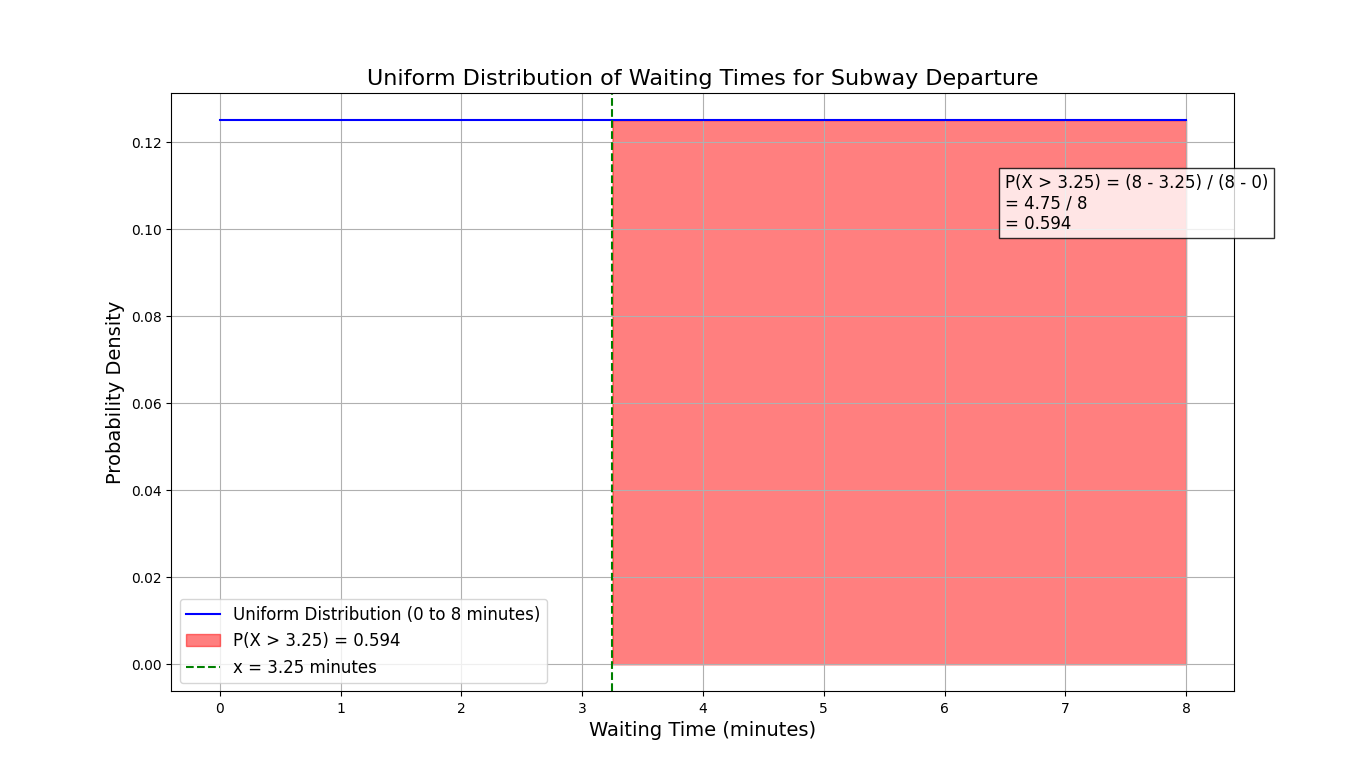

Write Python code to recreate this figure.
import numpy as np
import matplotlib.pyplot as plt

# Parameters for the uniform distribution
a = 0
b = 8
x = 3.25

# Generate data points for the x-axis
x_values = np.linspace(a, b, 1000)

# Calculate the probability density function (PDF)
pdf = [1 / (b - a) for _ in x_values]

# Create the plot
plt.figure(figsize=(10, 6))
plt.plot(x_values, pdf, label='Uniform Distribution (0 to 8 minutes)', color='blue')
plt.fill_between(x_values, 0, pdf, where=(x_values > x), color='red', alpha=0.5, label=f'P(X > {x}) = 0.594')

# Add titles and labels
plt.title('Uniform Distribution of Waiting Times for Subway Departure', fontsize=16)
plt.xlabel('Waiting Time (minutes)', fontsize=14)
plt.ylabel('Probability Density', fontsize=14)

# Add vertical line at x = 3.25
plt.axvline(x, color='green', linestyle='--', label=f'x = {x} minutes')

# Add text annotations
plt.text(6.5, 0.1, f'P(X > {x}) = (8 - {x}) / (8 - 0)\n= {round(8 - x, 3)} / 8\n= 0.594', 
         fontsize=12, bbox=dict(facecolor='white', alpha=0.8))

# Add legend
plt.legend(fontsize=12)

# Add grid
plt.grid(True)

# Show the plot
plt.show()
